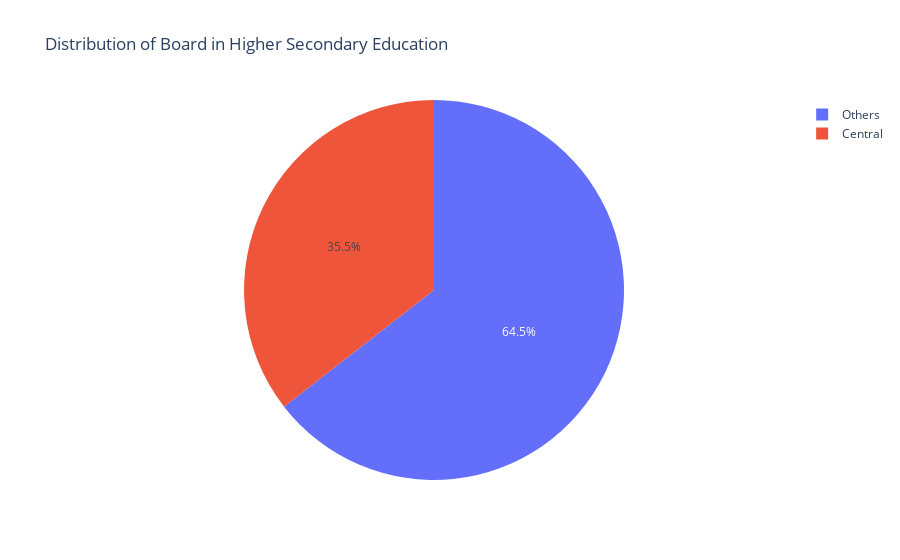

Source (notebook cell):
### Code cell
px.pie(data_frame=df ,names='hsc_b', title='Distribution of Board in Higher Secondary Education')

### Figure 1 — Plotly figure (JSON) as saved in the notebook; plotly's stock layout.template omitted (floating-point values rounded to 4 significant figures; data arrays with more than 128 entries replaced by an {"elided": "..."} marker saying what was removed)
{"data": [{"domain": {"x": [0, 1], "y": [0, 1]}, "hovertemplate": "hsc_b=%{label}<extra></extra>", "labels": {"elided": "670 str values"}, "legendgroup": "", "name": "", "showlegend": true, "type": "pie"}], "layout": {"legend": {"tracegroupgap": 0}, "title": {"text": "Distribution of Board in Higher Secondary Education"}}}
